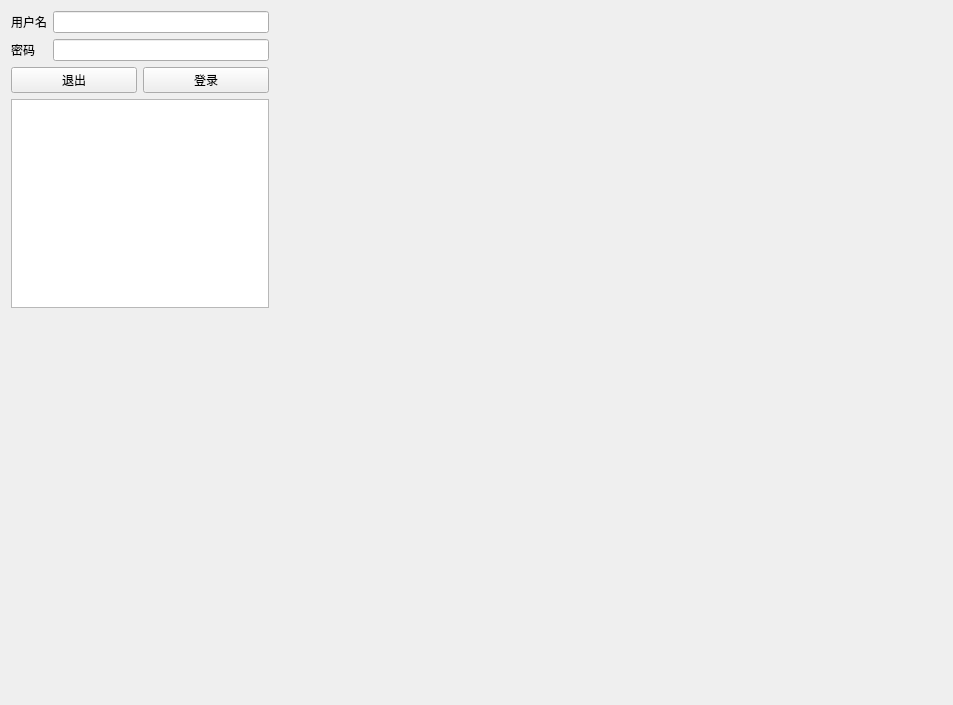
<?xml version="1.0" encoding="UTF-8"?>
<ui version="4.0">
 <class>Form</class>
 <widget class="QWidget" name="Form">
  <property name="geometry">
   <rect>
    <x>0</x>
    <y>0</y>
    <width>953</width>
    <height>705</height>
   </rect>
  </property>
  <property name="windowTitle">
   <string>Form</string>
  </property>
  <widget class="QWidget" name="">
   <property name="geometry">
    <rect>
     <x>11</x>
     <y>11</y>
     <width>258</width>
     <height>297</height>
    </rect>
   </property>
   <layout class="QVBoxLayout" name="verticalLayout_2">
    <item>
     <layout class="QVBoxLayout" name="verticalLayout">
      <item>
       <layout class="QGridLayout" name="gridLayout">
        <item row="0" column="0">
         <widget class="QLabel" name="username">
          <property name="text">
           <string>用户名</string>
          </property>
         </widget>
        </item>
        <item row="0" column="1">
         <widget class="QLineEdit" name="username_input"/>
        </item>
        <item row="1" column="0">
         <widget class="QLabel" name="password">
          <property name="text">
           <string>密码</string>
          </property>
         </widget>
        </item>
        <item row="1" column="1">
         <widget class="QLineEdit" name="password_input"/>
        </item>
       </layout>
      </item>
      <item>
       <layout class="QHBoxLayout" name="horizontalLayout">
        <item>
         <widget class="QPushButton" name="logout">
          <property name="text">
           <string>退出</string>
          </property>
         </widget>
        </item>
        <item>
         <widget class="QPushButton" name="login">
          <property name="text">
           <string>登录</string>
          </property>
         </widget>
        </item>
       </layout>
      </item>
     </layout>
    </item>
    <item>
     <widget class="QTextBrowser" name="result_show"/>
    </item>
   </layout>
  </widget>
 </widget>
 <resources/>
 <connections/>
</ui>
